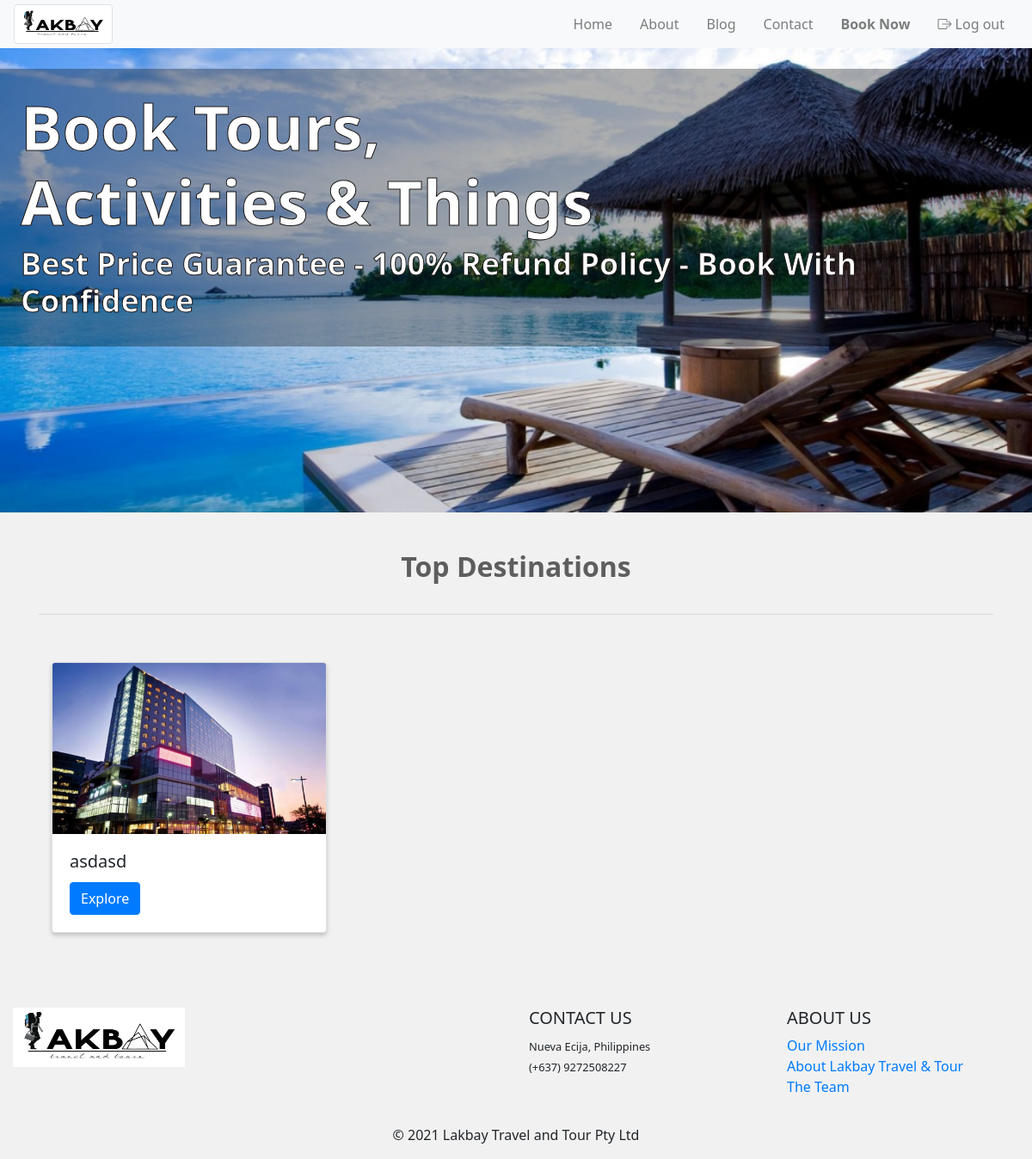
The page /pages/nav_book.php (signed in) on the database its author committed.
### tables this page shows
CREATE TABLE `package` (
  `package_id` int(11) NOT NULL,
  `package_name` varchar(50) NOT NULL,
  `no_of_days` int(11) NOT NULL,
  `no_of_nights` int(11) NOT NULL,
  `package_image` varchar(100) NOT NULL,
  `destination` varchar(50) NOT NULL
);

### pages/nav_book.php (the view, shortened to what this page needs)
<!DOCTYPE html>
<html>
<head>
    <?php
    include "../config/connection.php";
    include "../includes/libraries.php";
    ?>
    <link rel="stylesheet" href="../CSS/index.css">
    <link rel="stylesheet" href="../CSS/navbar.css">
</head>
<body>
    <nav class="navbar sticky-top  navbar-expand-lg navbar-light bg-light">
        <a class="navbar-brand" href="#">
            <div class="logo-container">
                <img class="img-thumbnail logo" src="../images/LOGO/logo.jpg" alt="logo">
            </div>
        </a>
        <div class="collapse navbar-collapse flex-grow-1 text-right" id="myNavbar">
            <ul class="navbar-nav ml-auto flex-nowrap">
                <li class="nav-item">
                    <a href="../index.php" class="nav-link m-2 menu-item ">Home</a>
                </li>
                <li class="nav-item">
                    <a href="nav_about_us.php" class="nav-link m-2 menu-item">About</a>
                </li>
                <li class="nav-item">
                    <a href="nav_blog.php" class="nav-link m-2 menu-item ">Blog</a>
                </li>
                <li class="nav-item">
                    <a href="nav_contact_us.php" class="nav-link m-2 menu-item ">Contact</a>
                </li>
                <li class="nav-item">
                    <a href="nav_book.php" class="nav-link m-2 menu-item nav-active">Book Now</a>
                </li>
                <li class="nav-item">
                    <a href="../php/session_logout.php" class="nav-link m-2 menu-item "><i class="bi bi-box-arrow-right"></i> Log out</a>
                </li>
            </ul>
        </div>
    </nav>
    <div class="grid-parent cover-header-container">
        <div class="grid-item cover-photo-container">
            <img class="img-fluid" src="../images/book/Image 1.png" alt="">
        </div>
        <div class="grid-item">
            <div class="background-container">
                <div class="page-heading-container">
                    <h1>Book Tours, <br> Activities & Things</h1>
                    <h2 class="sub-heading">
                        Best Price Guarantee - 100% Refund Policy - Book With Confidence
                    </h2>
                </div>
            </div>
        </div>
    </div>
    <br>
    <div class="container">
        <div class="top-destination-header-container">
            Top Destinations
        </div>
        <hr>
    </div>
    <br>
    <div class="container top-destination-container">
        <div class="row">
            <?php
            $sql = "SELECT `package_id`, `package_name`,
            `package_image` FROM package";
            $result = mysqli_query($conn, $sql);
            if (mysqli_num_rows($result) > 0) {
                while ($row = mysqli_fetch_assoc($result)) {
                    echo "<div class='col col-sm-6 col-md-6 col-lg-4'>
                             <div class='card dropshadow'>
                                <img class='card-img-top' src='../uploads/{$row['package_image']}' alt='Card image cap'>
                                <div class='card-body'>
                                    <h5 class='card-title'>{$row['package_name']}</h5>
                                    <a href='book_explore.php?package_id={$row['package_id']}' class='btn btn-primary'>Explore</a>
                                </div>
                            </div>
                        </div>";
                }
            }
            ?>
        </div>
    </div>
    <br>
    <br>
    <footer class="page-footer font-small blue pt-4">
        <div class="container-fluid text-center text-md-left">
            <div class="row">
                <div class="col-md-6 mt-md-0 mt-3">
                    <img class="footer-logo" src="../images/LOGO/logo.jpg" alt="">
                </div>
                <div class="col-md-3 mb-md-0 mb-3">
                    <h5 class="text-uppercase">CONTACT US</h5>
                    <small>Nueva Ecija, Philippines<br>
                        (+637) 9272508227</small>
                </div>
                <div class="col-md-3 mb-md-0 mb-3">
                    <h5 class="text-uppercase">ABOUT US</h5>
                    <ul class="list-unstyled">
                        <li>
                            <a href="#!">Our Mission</a>
                        </li>
                        <li>
                            <a href="#!">About Lakbay Travel & Tour</a>
                        </li>
                        <li>
                            <a href="#!">The Team</a>
                        </li>
                    </ul>
                </div>
            </div>
        </div>
        <div class="footer-copyright text-center py-3">© 2021 Lakbay Travel and Tour Pty Ltd
        </div>
    </footer>
</body>
</html>

### CSS/index.css (style rules this page uses)
* { font-family: -apple-system, BlinkMacSystemFont, 'Segoe UI', Roboto, Oxygen, Ubuntu, Cantarell, 'Open Sans', 'Helvetica Neue', sans-serif; }
body { background: #f1f1f1; }
.cover-photo-container img { max-height: 768px !important; object-position: center; }
.dropshadow { box-shadow: 0px 3px 5px 0px rgba(0, 0, 0, 0.2); -webkit-box-shadow: 0px 3px 5px 0px rgba(0, 0, 0, 0.2); -moz-box-shadow: 0px 3px 5px 0px rgba(0, 0, 0, 0.2); }

### CSS/navbar.css (style rules this page uses)
* { box-sizing: border-box; font-family: 'Segoe UI', Tahoma, Geneva, Verdana, sans-serif; }
html { overflow-x: hidden; }
.grid-parent { display: grid; grid-template-columns: auto; }
.grid-item { grid-row-start: 1; grid-column-start: 1; }
.dropshadow { box-shadow: 0px 3px 5px 0px rgba(0, 0, 0, 0.2); -webkit-box-shadow: 0px 3px 5px 0px rgba(0, 0, 0, 0.2); -moz-box-shadow: 0px 3px 5px 0px rgba(0, 0, 0, 0.2); }
.cover-header-container { width: 100%; }
.cover-photo-container { width: 100%; }
.cover-photo-container img { width: 100%; max-height: 800px !important; object-fit: cover; object-position: center; }
.navbar { width: 100%; padding-top: 0; padding-bottom: 0; }
.logo-container { width: 115px; height: auto; object-fit: contain; }
.nav-active { font-weight: bold; }
.background-container { margin-top: 2%; padding: 2%; background: rgba(0, 0, 0, 0.315); }
.page-heading-container { margin: auto; }
.page-heading-container h1 { font-size: 6vw; font-weight: bolder; -webkit-text-fill-color: white; -webkit-text-stroke-width: 1px; -webkit-text-stroke-color: #1C1818; }
.sub-heading { font-size: 3vw; color: white; font-weight: bolder; -webkit-text-fill-color: white; -webkit-text-stroke-width: 1px; -webkit-text-stroke-color: #1C1818; }
.top-destination-container { display: block; }
.top-destination-header-container { display: block; z-index: 2; position: relative; font-size: 2em; font-weight: bold; text-align: center; background: #f1f1f1; color: #5e5e5e; width: 100%; padding: 15px; border-radius: 8px; }
.card { margin: 15px !important; }
.footer-logo { width: 200px; }

### rows shown on the page
package: package_image (picture), package_name "asdasd"
